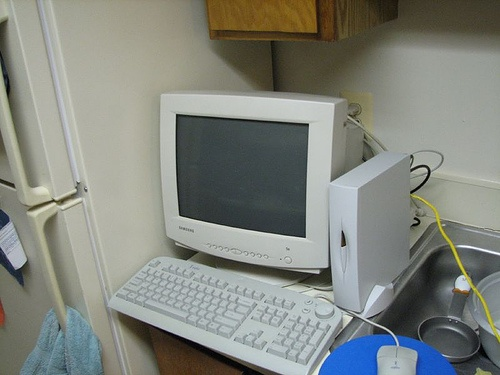
//> input picture test.jpg, 500 x 375 px
$ ./032_Moer_Filter   (built with g++ and OpenCV 4)
//> lines starting //> are read from the running program, lines starting //| are printed output that depends on the picture
#include <opencv2/opencv.hpp>
#include <iostream>

using namespace cv;
using namespace std;

int main(int artc, char** argv) {
	Mat src = imread("H:\\OpenCV_Learning\\test.jpg");
//> src is the input picture: 375 rows x 500 cols, CV_8UC3; mean B, G, R 126.1, 133.4, 130.1
	if (src.empty()) {
		printf("could not load image...\n");
		return -1;
	}
	namedWindow("input", WINDOW_AUTOSIZE);
	imshow("input", src);

	Mat robert_x = (Mat_<int>(2, 2) << 1, 0, 0, -1);
	Mat robert_y = (Mat_<int>(2, 2) << 0, -1, 1, 0);

	Mat prewitt_x = (Mat_<char>(3, 3) << -1, 0, 1, //float 也可
		-1, 0, 1,
		-1, 0, 1);
	Mat prewitt_y = (Mat_<char>(3, 3) << -1, -1, -1,
		0, 0, 0,
		1, 1, 1);

	Mat robert_grad_x, robert_grad_y, prewitt_grad_x, prewitt_grad_y;
	filter2D(src, robert_grad_x, CV_16S, robert_x);
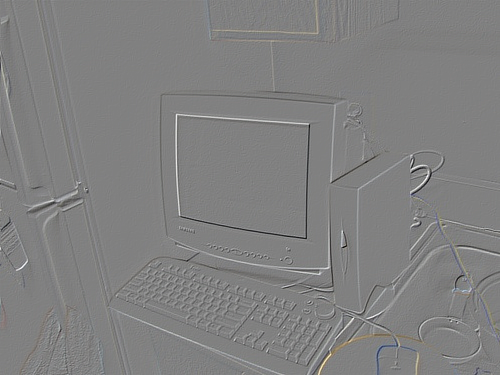
//> robert_grad_x: 375 rows x 500 cols, CV_16SC3; mean B, G, R -0.2, -0.1, 0; drawn with min black and max white
	filter2D(src, robert_grad_y, CV_16S, robert_y);
	convertScaleAbs(robert_grad_x, robert_grad_x);
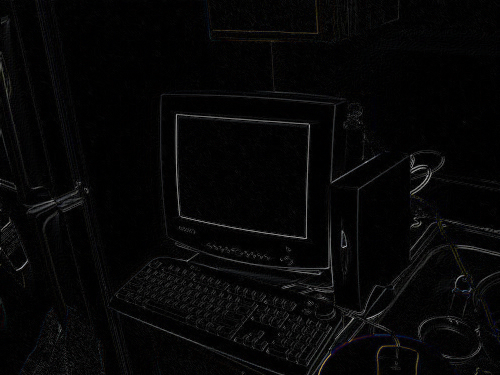
//> robert_grad_x: 375 rows x 500 cols, CV_8UC3; mean B, G, R 6.6, 6.4, 6.4
	convertScaleAbs(robert_grad_y, robert_grad_y);
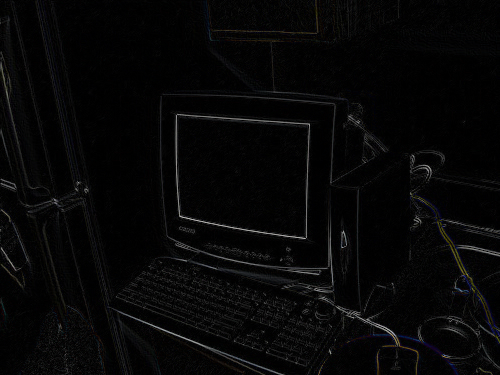
//> robert_grad_y: 375 rows x 500 cols, CV_8UC3; mean B, G, R 6.9, 6.7, 6.7

	filter2D(src, prewitt_grad_x, CV_32F, prewitt_x);
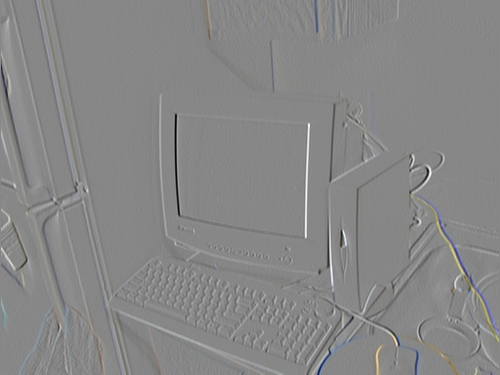
//> prewitt_grad_x: 375 rows x 500 cols, CV_32FC3; mean B, G, R 0.4, 0.4, 0.3; drawn with min black and max white
	filter2D(src, prewitt_grad_y, CV_32F, prewitt_y);
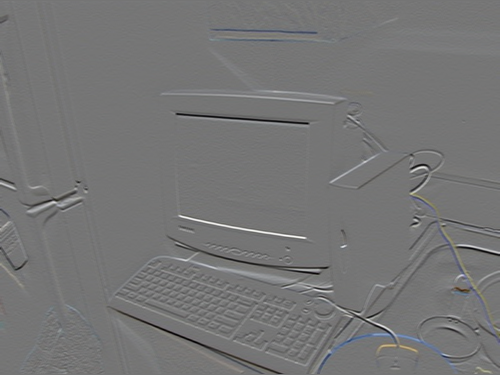
//> prewitt_grad_y: 375 rows x 500 cols, CV_32FC3; mean B, G, R 0.8, 0.1, -0.3; drawn with min black and max white
	convertScaleAbs(prewitt_grad_x, prewitt_grad_x);
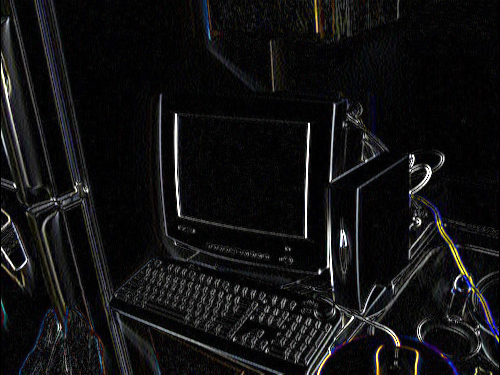
//> prewitt_grad_x: 375 rows x 500 cols, CV_8UC3; mean B, G, R 18.7, 18, 18.1
	convertScaleAbs(prewitt_grad_y, prewitt_grad_y);
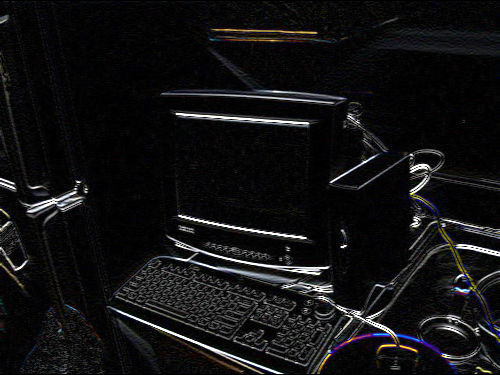
//> prewitt_grad_y: 375 rows x 500 cols, CV_8UC3; mean B, G, R 18.8, 18, 18.2
	printf("image gradient...");

	imshow("robert x", robert_grad_x);
	imshow("robert y", robert_grad_y);
	imshow("prewitt x", prewitt_grad_x);
	imshow("prewitt y", prewitt_grad_y);

	waitKey(0);
	return 0;
}
